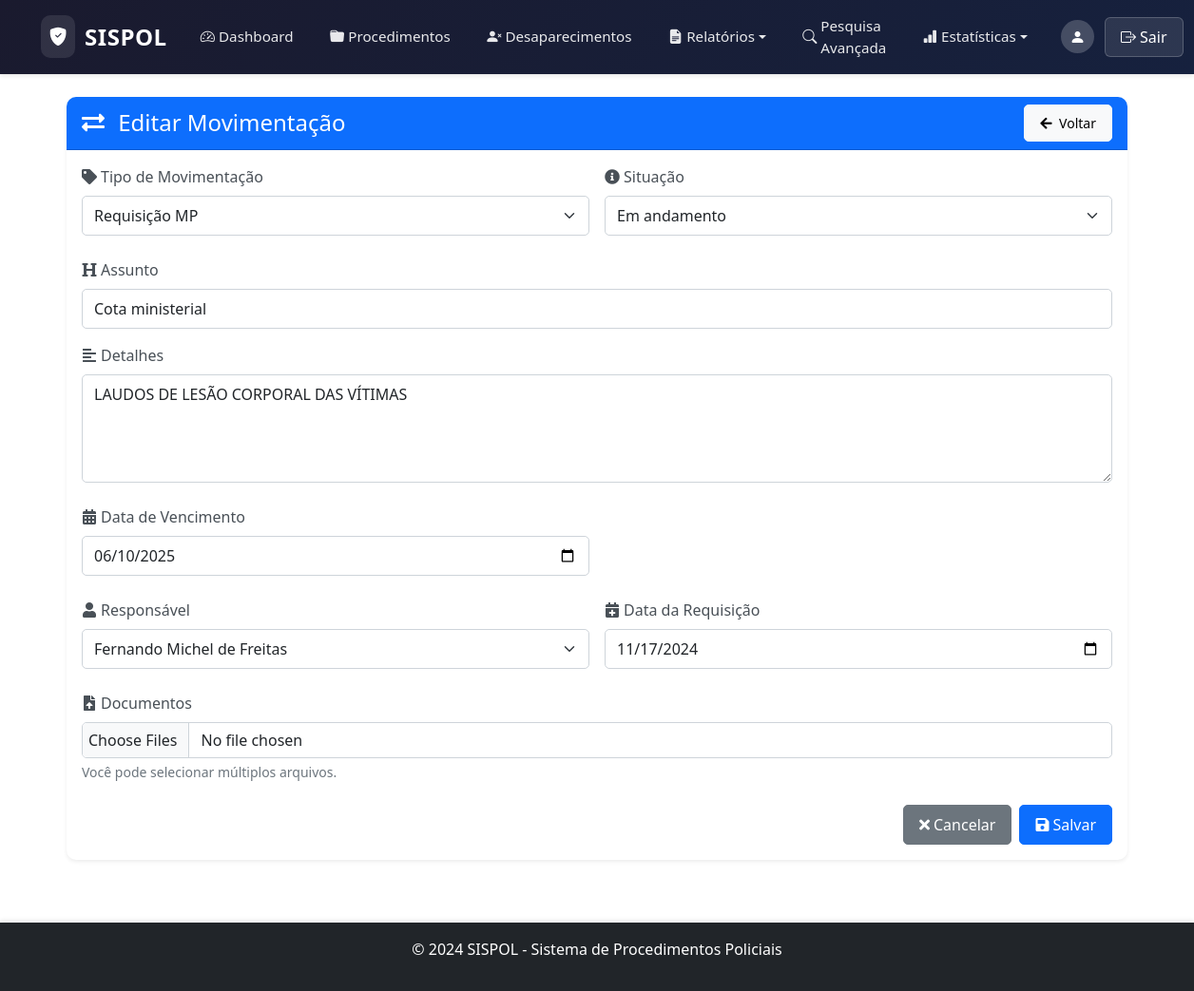
Page /public/mov.php?id=207&procedimento_id=81&origem=relatorio (signed in) on the committed database.
### tables this page shows
CREATE TABLE `Movimentacoes` (
  `ID` int NOT NULL,
  `TipoID` int NOT NULL,
  `Assunto` varchar(255) NOT NULL,
  `Situacao` enum('Em andamento','Prazo Vencido','Finalizado') NOT NULL,
  `Detalhes` text,
  `DataCriacao` datetime DEFAULT CURRENT_TIMESTAMP,
  `DataVencimento` datetime NOT NULL,
  `DataConclusao` date DEFAULT NULL,
  `ProcedimentoID` int NOT NULL,
  `UsuarioID` int NOT NULL,
  `ResponsavelID` int NOT NULL,
  `DataRequisicao` date DEFAULT NULL
);

CREATE TABLE `TiposMovimentacao` (
  `ID` int NOT NULL,
  `Nome` varchar(255) NOT NULL,
  `Prioridade` enum('Normal','Alta') NOT NULL DEFAULT 'Normal'
);

CREATE TABLE `Usuarios` (
  `ID` int NOT NULL,
  `Nome` varchar(255) NOT NULL,
  `Usuario` varchar(100) NOT NULL,
  `Senha` varchar(255) NOT NULL,
  `Telefone` varchar(15) DEFAULT NULL,
  `Funcao` enum('SuperAdmin','Admin','User') NOT NULL,
  `CargoID` int NOT NULL,
  `DelegaciaID` int NOT NULL,
  `TrocarSenha` tinyint(1) DEFAULT '0'
);

### includes/movimentacao_functions.php (called while the page is built, shortened)
<?php
function getMovimentacaoById($pdo, $movimentacaoID, $procedimentoID)
{
    $query = "
        SELECT m.*, o.NumeroOficio, o.DataOficio, o.Destino, o.SEI
        FROM Movimentacoes m
        LEFT JOIN Oficios o ON m.ID = o.MovimentacaoID
        WHERE m.ID = :movimentacao_id AND m.ProcedimentoID = :procedimento_id
    ";
    $stmt = $pdo->prepare($query);
    $stmt->execute(['movimentacao_id' => $movimentacaoID, 'procedimento_id' => $procedimentoID]);
    return $stmt->fetch(PDO::FETCH_ASSOC);
}
function getTiposMovimentacao($pdo)
{
    $query = "SELECT ID, Nome FROM TiposMovimentacao";
    return $pdo->query($query)->fetchAll(PDO::FETCH_ASSOC);
}
function getResponsaveis($pdo)
{
    $query = "SELECT ID, Nome FROM Usuarios";
    return $pdo->query($query)->fetchAll(PDO::FETCH_ASSOC);
}

### public/mov.php (the view, shortened to what this page needs)
<?php
include '../includes/header.php';
require_once '../includes/movimentacao_functions.php';
$movimentacaoID = $_GET['id'] ?? null;
$procedimentoID = $_GET['procedimento_id'] ?? null;
$movimentacao = null;
if ($movimentacaoID) {
    $movimentacao = getMovimentacaoById($pdo, $movimentacaoID, $procedimentoID);
}
$tiposMovimentacao = getTiposMovimentacao($pdo);
$responsaveis = getResponsaveis($pdo);
?>
<div class="container mt-4">
    <div class="card shadow-sm">
        <div class="card-header bg-primary text-white d-flex justify-content-between align-items-center">
            <h4 class="mb-0">
                <i class="fas fa-exchange-alt me-2"></i>
                <?= $movimentacaoID ? 'Editar' : 'Adicionar' ?> Movimentação
            </h4>
            <a href="ver_procedimento.php?id=<?= htmlspecialchars($procedimentoID) ?>" class="btn btn-light btn-sm">
                <i class="fas fa-arrow-left me-1"></i> Voltar
            </a>
        </div>
        <div class="card-body">
            <form method="POST" enctype="multipart/form-data" class="needs-validation" novalidate>
                <div class="row g-3 mb-4">
                    <div class="col-md-6">
                        <label for="tipo_id" class="form-label">
                            <i class="fas fa-tag me-1"></i>Tipo de Movimentação
                        </label>
                        <select name="tipo_id" id="tipo_id" class="form-select" required>
                            <?php foreach ($tiposMovimentacao as $tipo): ?>
                                <option value="<?= htmlspecialchars($tipo['ID']) ?>"
                                    <?= $movimentacao && $tipo['ID'] == $movimentacao['TipoID'] ? 'selected' : '' ?>>
                                    <?= htmlspecialchars($tipo['Nome']) ?>
                                </option>
                            <?php endforeach; ?>
                        </select>
                    </div>
                    <div class="col-md-6">
                        <label for="situacao" class="form-label">
                            <i class="fas fa-info-circle me-1"></i>Situação
                        </label>
                        <select name="situacao" id="situacao" class="form-select" required>
                            <option value="Em andamento" <?= $movimentacao && $movimentacao['Situacao'] === 'Em andamento' ? 'selected' : '' ?>>
                                <i class="fas fa-clock"></i> Em andamento
                            </option>
                        </select>
                    </div>
                </div>
                <div class="row g-3 mb-4">
                    <div class="col-12">
                        <label for="assunto" class="form-label">
                            <i class="fas fa-heading me-1"></i>Assunto
                        </label>
                        <input type="text" name="assunto" id="assunto" class="form-control"
                               value="<?= htmlspecialchars($movimentacao['Assunto'] ?? '') ?>" required>
                    </div>
                    <div class="col-12">
                        <label for="detalhes" class="form-label">
                            <i class="fas fa-align-left me-1"></i>Detalhes
                        </label>
                        <textarea name="detalhes" id="detalhes" class="form-control" rows="4"
                                  placeholder="Digite os detalhes da movimentação..."><?= htmlspecialchars($movimentacao['Detalhes'] ?? '') ?></textarea>
                    </div>
                </div>
                <div class="row g-3 mb-4">
                    <div class="col-md-6">
                        <label for="data_vencimento" class="form-label">
                            <i class="fas fa-calendar-alt me-1"></i>Data de Vencimento
                        </label>
                        <?php
                        $dataVencimento = isset($movimentacao['DataVencimento']) ? date('Y-m-d', strtotime($movimentacao['DataVencimento'])) : '';
                        ?>
                        <input type="date" name="data_vencimento" id="data_vencimento"
                               class="form-control" value="<?= htmlspecialchars($dataVencimento) ?>" required>
                    </div>
                </div>
                <div class="row g-3 mb-4">
                    <div class="col-md-6">
                        <label for="responsavel_id" class="form-label">
                            <i class="fas fa-user me-1"></i>Responsável
                        </label>
                        <select name="responsavel_id" id="responsavel_id" class="form-select" required>
                            <?php foreach ($responsaveis as $responsavel): ?>
                                <option value="<?= htmlspecialchars($responsavel['ID']) ?>"
                                    <?= $movimentacao && $responsavel['ID'] == $movimentacao['ResponsavelID'] ? 'selected' : '' ?>>
                                    <?= htmlspecialchars($responsavel['Nome']) ?>
                                </option>
                            <?php endforeach; ?>
                        </select>
                    </div>
                    <div class="col-md-6" id="data_requisicao_container" style="display: none;">
                        <label for="data_requisicao" class="form-label">
                            <i class="fas fa-calendar-plus me-1"></i>Data da Requisição
                        </label>
                        <input type="date" name="data_requisicao" id="data_requisicao"
                               class="form-control" value="<?= htmlspecialchars($movimentacao['DataRequisicao'] ?? '') ?>">
                    </div>
                </div>
                <div class="mb-4">
                    <label for="documentos" class="form-label">
                        <i class="fas fa-file-upload me-1"></i>Documentos
                    </label>
                    <input type="file" name="documentos[]" id="documentos" class="form-control" multiple
                           accept=".pdf,.doc,.docx,.jpg,.jpeg,.png">
                    <div class="form-text">Você pode selecionar múltiplos arquivos.</div>
                </div>
                <div class="d-flex gap-2 justify-content-end">
                    <a href="ver_procedimento.php?id=<?= htmlspecialchars($procedimentoID) ?>"
                       class="btn btn-secondary">
                        <i class="fas fa-times me-1"></i>Cancelar
                    </a>
                    <button type="submit" class="btn btn-primary">
                        <i class="fas fa-save me-1"></i>Salvar
                    </button>
                </div>
            </form>
        </div>
    </div>
</div>
<?php include '../includes/footer.php'; ?>

### assets/css/styles.css (style rules this page uses)
html, body { height: 100%; margin: 0; display: flex; flex-direction: column; }
.form-select, .form-control { width: 100%; box-sizing: border-box; }

### public/mov.php (style rules this page uses)
.card { border: none; border-radius: 10px; }
.card-header { border-radius: 10px 10px 0 0 !important; }
.form-label { font-weight: 500; color: #495057; }
.form-control, .form-select { border-radius: 5px; border: 1px solid #ced4da; padding: 0.5rem 0.75rem; }
.btn { border-radius: 5px; padding: 0.5rem 1rem; font-weight: 500; }
.btn-primary { background-color: #0d6efd; border-color: #0d6efd; }
.btn-secondary { background-color: #6c757d; border-color: #6c757d; }
.form-text { color: #6c757d; font-size: 0.875rem; }
.card, .form-control, .form-select, .btn { transition: all 0.3s ease; }
#documentos { padding: 0.375rem; }
.form-label i { width: 16px; text-align: center; margin-right: 4px; }

### rows in the picture
movimentacoes: tipo_id "Requisição MP", situacao "Em andamento", assunto "Cota ministerial", detalhes "LAUDOS DE LESÃO CORPORAL DAS VÍTIMAS", data_vencimento "06/10/2025", responsavel_id "Fernando Michel de Freitas", data_requisicao "11/17/2024"
